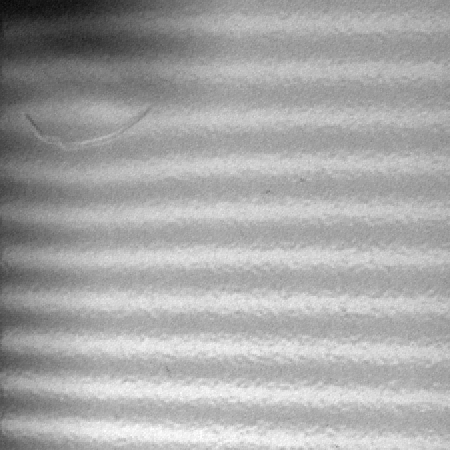
#> input picture imagens/test_images/PointGrey/Dataset_pattern_3/nok/6.png, 450 x 450 px, found by its file name
$ python preprocessing_test.py
#> lines starting #> are read from the running program, lines starting #| are printed output that depends on the picture; after the words box and inside, x2 and y2 are one past the last pixel; in counts of white or black regions, pixels touching at a corner belong together
import cv2
import os
from skimage import io


def bin(image):
    img = cv2.adaptiveThreshold(image, 255, cv2.ADAPTIVE_THRESH_MEAN_C, cv2.THRESH_BINARY, 25, 2)
    # _, img = cv2.threshold(image, 180, 255, cv2.THRESH_BINARY)
    return img


def equ(image):
    img = cv2.equalizeHist(image)
    return img


def process(img, path_save, save_name):
    proc_img = bin(equ(img))
    # proc_img = bin(img)
    cv2.imwrite(os.path.join(path_save, save_name), proc_img)
    return proc_img


def main():

    path_img = "..\..\..\imagens\\DATASETS_pg\\Falta_tinta\\6.png"
    path_save = "..\..\..\imagens\\DATASETS_pg\\Falta_tinta"

    img = cv2.imread(path_img, cv2.IMREAD_GRAYSCALE)
#> img is the input picture: shape (450, 450); min 4, max 255, mean 166.6
    process(img, path_save, '6_preproc.png')
#> in equ, `img = cv2.equalizeHist(image)`:
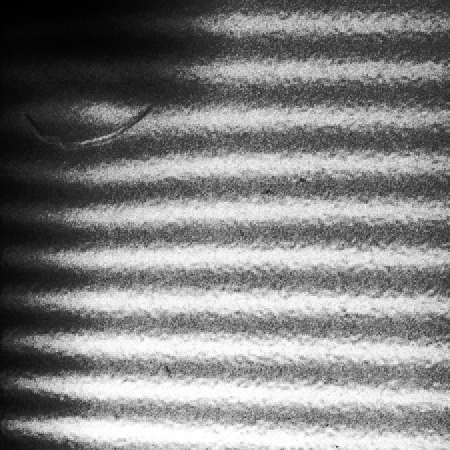
#> img: shape (450, 450); min 0, max 255, mean 128.7
#> in bin, `img = cv2.adaptiveThreshold(image, 255, cv2.ADAPTIVE_THRESH_MEAN_C, cv..`:
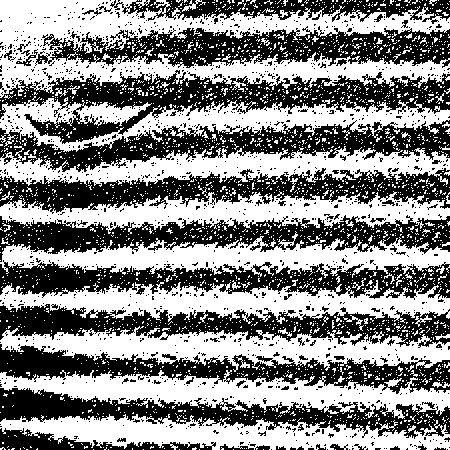
#> img: shape (450, 450); 52.7% white; 1343 black regions (1285 under 20 px), largest, box (x1, y1, x2, y2) and area: (0, 70, 450, 144) 11786, (0, 120, 450, 172) 9595, (0, 168, 450, 214) 9550


if __name__ == "__main__":
    main()

$ run again, with imagens/test_images/PointGrey/Dataset_pattern_3/nok/23.png copied over imagens/test_images/PointGrey/Dataset_pattern_3/nok/6.png
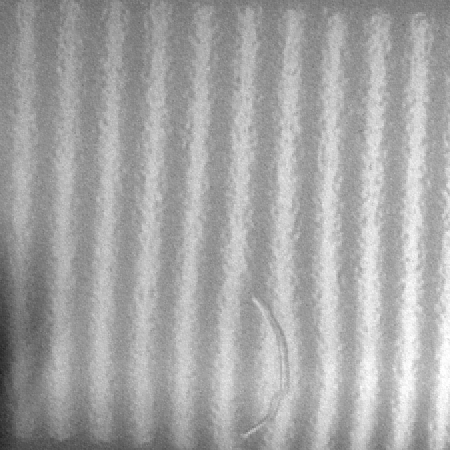
#> input picture imagens/test_images/PointGrey/Dataset_pattern_3/nok/23.png, 450 x 450 px, found by its file name
#> in main, img is the input picture: shape (450, 450); min 32, max 255, mean 165.1
#> in equ, `img = cv2.equalizeHist(image)`:
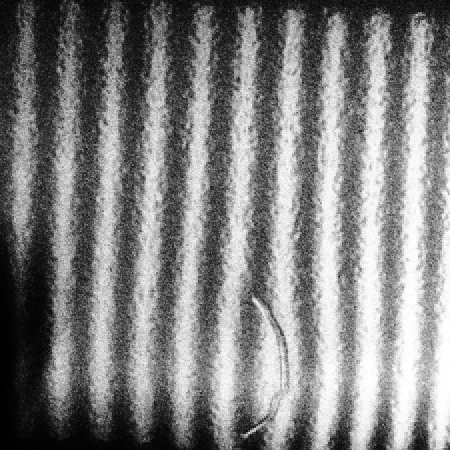
#> img: shape (450, 450); min 0, max 255, mean 128.8
#> in bin, `img = cv2.adaptiveThreshold(image, 255, cv2.ADAPTIVE_THRESH_MEAN_C, cv..`:
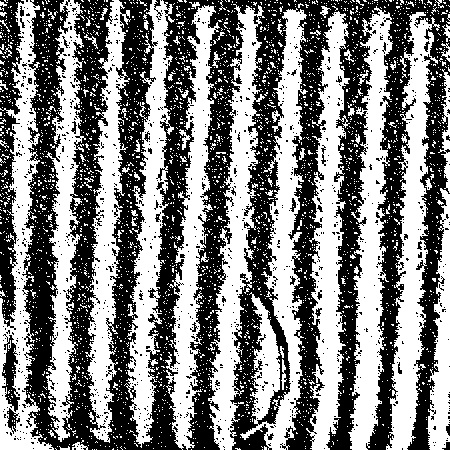
#> img: shape (450, 450); 50.6% white; 1099 black regions (1069 under 20 px), largest, box (x1, y1, x2, y2) and area: (22, 0, 450, 450) 91492, (0, 0, 24, 330) 4107, (2, 334, 20, 412) 667

$ run again, with imagens/test_images/PointGrey/Dataset_pattern_3/nok/25.png copied over imagens/test_images/PointGrey/Dataset_pattern_3/nok/6.png
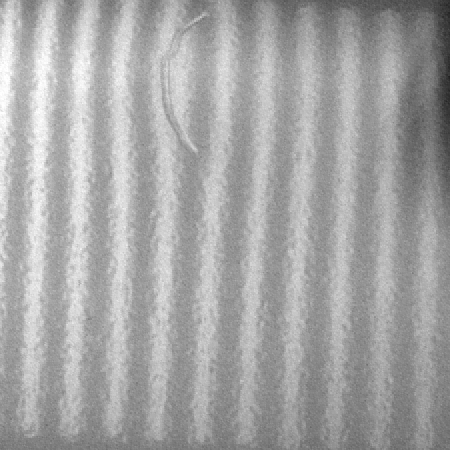
#> input picture imagens/test_images/PointGrey/Dataset_pattern_3/nok/25.png, 450 x 450 px, found by its file name
#> in main, img is the input picture: shape (450, 450); min 32, max 255, mean 165.1
#> in equ, `img = cv2.equalizeHist(image)`:
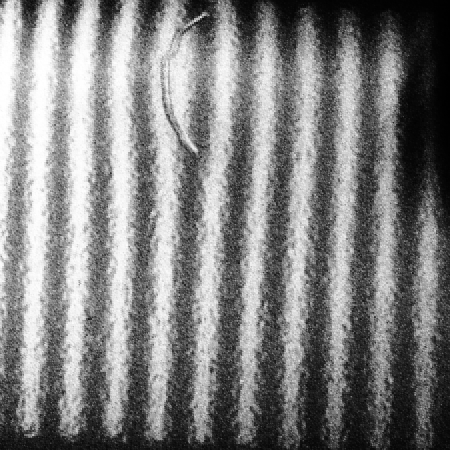
#> img: shape (450, 450); min 0, max 255, mean 128.8
#> in bin, `img = cv2.adaptiveThreshold(image, 255, cv2.ADAPTIVE_THRESH_MEAN_C, cv..`:
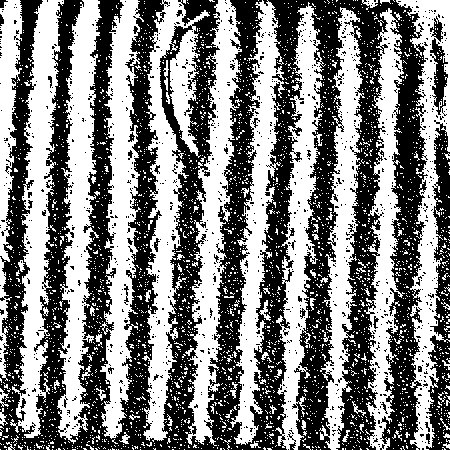
#> img: shape (450, 450); 50.6% white; 1099 black regions (1069 under 20 px), largest, box (x1, y1, x2, y2) and area: (0, 0, 428, 450) 91492, (426, 120, 450, 450) 4107, (430, 38, 448, 116) 667

$ run again, with imagens/test_images/PointGrey/Dataset_pattern_3/nok/26.png copied over imagens/test_images/PointGrey/Dataset_pattern_3/nok/6.png
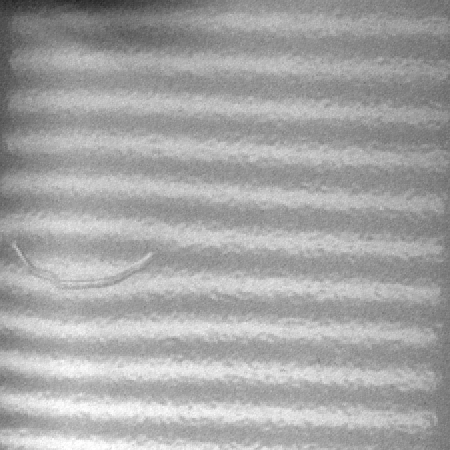
#> input picture imagens/test_images/PointGrey/Dataset_pattern_3/nok/26.png, 450 x 450 px, found by its file name
#> in main, img is the input picture: shape (450, 450); min 32, max 255, mean 165.1
#> in equ, `img = cv2.equalizeHist(image)`:
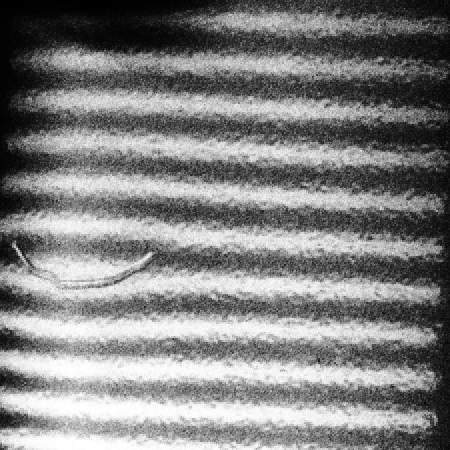
#> img: shape (450, 450); min 0, max 255, mean 128.8
#> in bin, `img = cv2.adaptiveThreshold(image, 255, cv2.ADAPTIVE_THRESH_MEAN_C, cv..`:
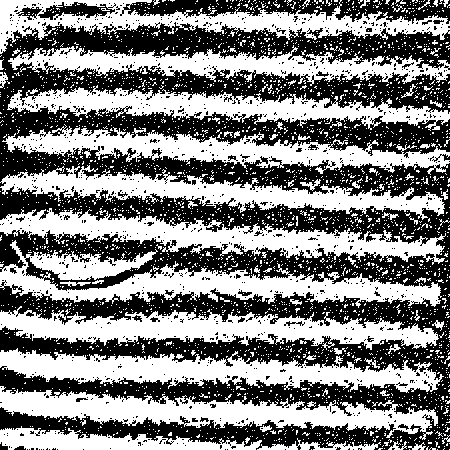
#> img: shape (450, 450); 50.6% white; 1099 black regions (1069 under 20 px), largest, box (x1, y1, x2, y2) and area: (0, 22, 450, 450) 91492, (120, 0, 450, 24) 4107, (38, 2, 116, 20) 667
